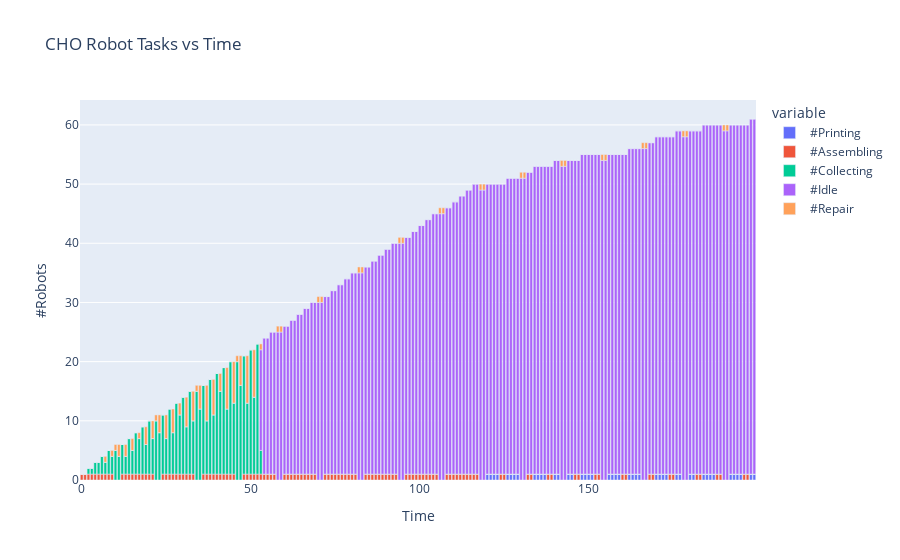
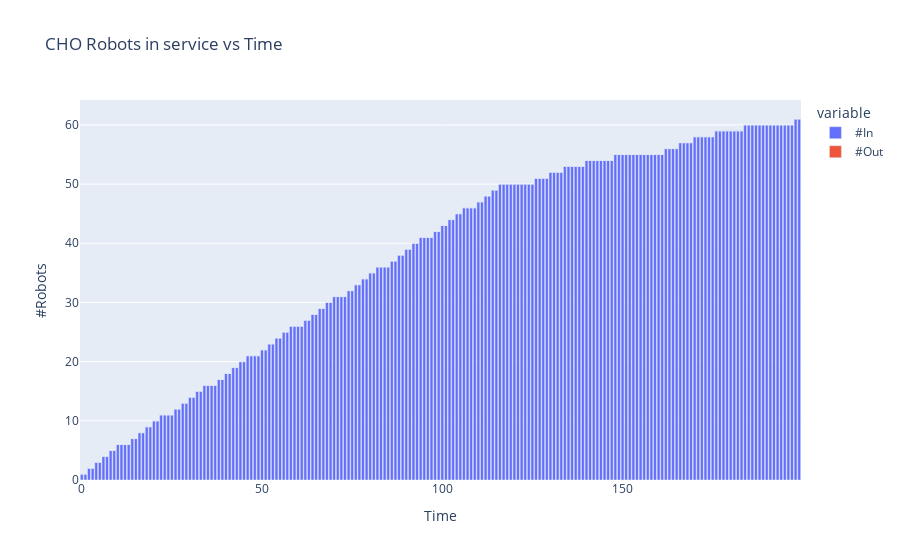
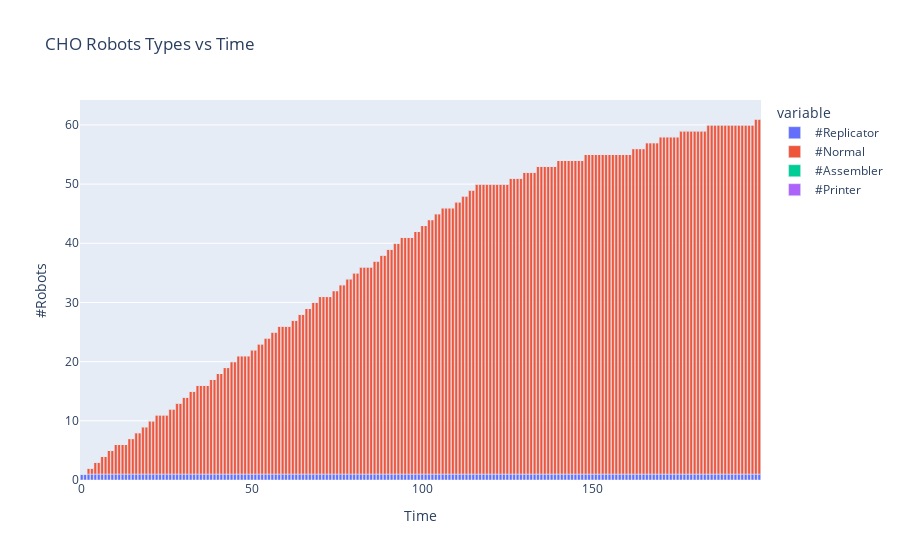
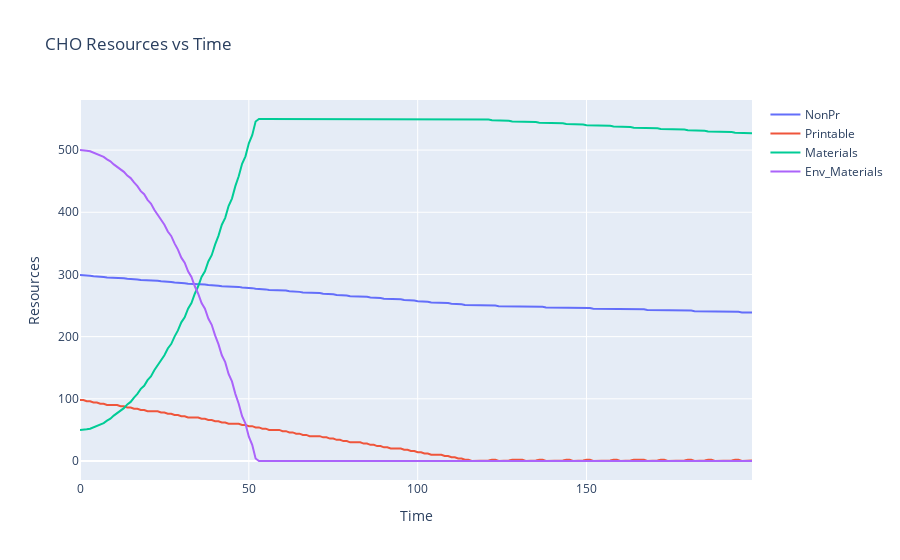

Notebook code for these charts, in order:
### Code cell
def main():
    global RiskThreshold,QualityThreshold,mc_num_steps,timesteps,mc
    RiskThreshold=0.3
    QualityThreshold=0.5
    mc_num_steps = 20
    timesteps = 200
    mc = False
    try:
        if mc:
            mcdf = SRRSmc("CHO",timesteps,mc_num_steps,True)
            display(mcdf)
            print(mcdf.columns)
            mean_mcdf = mcdf[['Print Capacity', 'Assembling Capacity', 'Collection Capacity', 'MTBF',
       'MTTR', 'MDT', 'Aoss','#In', '#Out','Average Build Quality of System']].mean()
            display(mean_mcdf)
        else:
            df,ram_df = SRRS("CHO",timesteps,True)    
    except Exception as err:
        print(f"Unexpected {err=}, {type(err)=}")
        raise

if __name__ == "__main__":
    main()

### Figure 1 — Plotly figure (JSON) as saved in the notebook; plotly's stock layout.template omitted (floating-point values rounded to 4 significant figures; data arrays with more than 128 entries replaced by an {"elided": "..."} marker saying what was removed)
{"data": [{"alignmentgroup": "True", "hovertemplate": "variable=#Printing<br>Time=%{x}<br>value=%{y}<extra></extra>", "legendgroup": "#Printing", "marker": {"color": "#636efa", "pattern": {"shape": ""}}, "name": "#Printing", "offsetgroup": "#Printing", "orientation": "v", "showlegend": true, "textposition": "auto", "type": "bar", "x": {"elided": "200 int values"}, "xaxis": "x", "y": {"elided": "200 int values"}, "yaxis": "y"}, {"alignmentgroup": "True", "hovertemplate": "variable=#Assembling<br>Time=%{x}<br>value=%{y}<extra></extra>", "legendgroup": "#Assembling", "marker": {"color": "#EF553B", "pattern": {"shape": ""}}, "name": "#Assembling", "offsetgroup": "#Assembling", "orientation": "v", "showlegend": true, "textposition": "auto", "type": "bar", "x": {"elided": "200 int values"}, "xaxis": "x", "y": {"elided": "200 int values"}, "yaxis": "y"}, {"alignmentgroup": "True", "hovertemplate": "variable=#Collecting<br>Time=%{x}<br>value=%{y}<extra></extra>", "legendgroup": "#Collecting", "marker": {"color": "#00cc96", "pattern": {"shape": ""}}, "name": "#Collecting", "offsetgroup": "#Collecting", "orientation": "v", "showlegend": true, "textposition": "auto", "type": "bar", "x": {"elided": "200 int values"}, "xaxis": "x", "y": {"elided": "200 int values"}, "yaxis": "y"}, {"alignmentgroup": "True", "hovertemplate": "variable=#Idle<br>Time=%{x}<br>value=%{y}<extra></extra>", "legendgroup": "#Idle", "marker": {"color": "#ab63fa", "pattern": {"shape": ""}}, "name": "#Idle", "offsetgroup": "#Idle", "orientation": "v", "showlegend": true, "textposition": "auto", "type": "bar", "x": {"elided": "200 int values"}, "xaxis": "x", "y": {"elided": "200 int values"}, "yaxis": "y"}, {"alignmentgroup": "True", "hovertemplate": "variable=#Repair<br>Time=%{x}<br>value=%{y}<extra></extra>", "legendgroup": "#Repair", "marker": {"color": "#FFA15A", "pattern": {"shape": ""}}, "name": "#Repair", "offsetgroup": "#Repair", "orientation": "v", "showlegend": true, "textposition": "auto", "type": "bar", "x": {"elided": "200 int values"}, "xaxis": "x", "y": {"elided": "200 int values"}, "yaxis": "y"}], "layout": {"barmode": "relative", "hovermode": "x", "legend": {"title": {"text": "variable"}, "tracegroupgap": 0}, "title": {"text": "CHO Robot Tasks vs Time"}, "xaxis": {"anchor": "y", "domain": [0, 1], "title": {"text": "Time"}}, "yaxis": {"anchor": "x", "domain": [0, 1], "title": {"text": "#Robots"}}}}

### Figure 2 — Plotly figure (JSON) as saved in the notebook; plotly's stock layout.template omitted (floating-point values rounded to 4 significant figures; data arrays with more than 128 entries replaced by an {"elided": "..."} marker saying what was removed)
{"data": [{"alignmentgroup": "True", "hovertemplate": "variable=#In<br>Time=%{x}<br>value=%{y}<extra></extra>", "legendgroup": "#In", "marker": {"color": "#636efa", "pattern": {"shape": ""}}, "name": "#In", "offsetgroup": "#In", "orientation": "v", "showlegend": true, "textposition": "auto", "type": "bar", "x": {"elided": "200 int values"}, "xaxis": "x", "y": {"elided": "200 int values"}, "yaxis": "y"}, {"alignmentgroup": "True", "hovertemplate": "variable=#Out<br>Time=%{x}<br>value=%{y}<extra></extra>", "legendgroup": "#Out", "marker": {"color": "#EF553B", "pattern": {"shape": ""}}, "name": "#Out", "offsetgroup": "#Out", "orientation": "v", "showlegend": true, "textposition": "auto", "type": "bar", "x": {"elided": "200 int values"}, "xaxis": "x", "y": {"elided": "200 int values"}, "yaxis": "y"}], "layout": {"barmode": "relative", "hovermode": "x", "legend": {"title": {"text": "variable"}, "tracegroupgap": 0}, "title": {"text": "CHO Robots in service vs Time"}, "xaxis": {"anchor": "y", "domain": [0, 1], "title": {"text": "Time"}}, "yaxis": {"anchor": "x", "domain": [0, 1], "title": {"text": "#Robots"}}}}

### Figure 3 — Plotly figure (JSON) as saved in the notebook; plotly's stock layout.template omitted (floating-point values rounded to 4 significant figures; data arrays with more than 128 entries replaced by an {"elided": "..."} marker saying what was removed)
{"data": [{"alignmentgroup": "True", "hovertemplate": "variable=#Replicator<br>Time=%{x}<br>value=%{y}<extra></extra>", "legendgroup": "#Replicator", "marker": {"color": "#636efa", "pattern": {"shape": ""}}, "name": "#Replicator", "offsetgroup": "#Replicator", "orientation": "v", "showlegend": true, "textposition": "auto", "type": "bar", "x": {"elided": "200 int values"}, "xaxis": "x", "y": {"elided": "200 int values"}, "yaxis": "y"}, {"alignmentgroup": "True", "hovertemplate": "variable=#Normal<br>Time=%{x}<br>value=%{y}<extra></extra>", "legendgroup": "#Normal", "marker": {"color": "#EF553B", "pattern": {"shape": ""}}, "name": "#Normal", "offsetgroup": "#Normal", "orientation": "v", "showlegend": true, "textposition": "auto", "type": "bar", "x": {"elided": "200 int values"}, "xaxis": "x", "y": {"elided": "200 int values"}, "yaxis": "y"}, {"alignmentgroup": "True", "hovertemplate": "variable=#Assembler<br>Time=%{x}<br>value=%{y}<extra></extra>", "legendgroup": "#Assembler", "marker": {"color": "#00cc96", "pattern": {"shape": ""}}, "name": "#Assembler", "offsetgroup": "#Assembler", "orientation": "v", "showlegend": true, "textposition": "auto", "type": "bar", "x": {"elided": "200 int values"}, "xaxis": "x", "y": {"elided": "200 int values"}, "yaxis": "y"}, {"alignmentgroup": "True", "hovertemplate": "variable=#Printer<br>Time=%{x}<br>value=%{y}<extra></extra>", "legendgroup": "#Printer", "marker": {"color": "#ab63fa", "pattern": {"shape": ""}}, "name": "#Printer", "offsetgroup": "#Printer", "orientation": "v", "showlegend": true, "textposition": "auto", "type": "bar", "x": {"elided": "200 int values"}, "xaxis": "x", "y": {"elided": "200 int values"}, "yaxis": "y"}], "layout": {"barmode": "relative", "hovermode": "x", "legend": {"title": {"text": "variable"}, "tracegroupgap": 0}, "title": {"text": "CHO Robots Types vs Time"}, "xaxis": {"anchor": "y", "domain": [0, 1], "title": {"text": "Time"}}, "yaxis": {"anchor": "x", "domain": [0, 1], "title": {"text": "#Robots"}}}}

### Figure 4 — Plotly figure (JSON) as saved in the notebook; plotly's stock layout.template omitted (floating-point values rounded to 4 significant figures; data arrays with more than 128 entries replaced by an {"elided": "..."} marker saying what was removed)
{"data": [{"mode": "lines", "name": "NonPr", "type": "scatter", "x": {"elided": "200 int values"}, "y": {"elided": "200 int values"}}, {"mode": "lines", "name": "Printable", "type": "scatter", "x": {"elided": "200 int values"}, "y": {"elided": "200 int values"}}, {"mode": "lines", "name": "Materials", "type": "scatter", "x": {"elided": "200 int values"}, "y": {"elided": "200 int values"}}, {"mode": "lines", "name": "Env_Materials", "type": "scatter", "x": {"elided": "200 int values"}, "y": {"elided": "200 int values"}}], "layout": {"hovermode": "x", "title": {"text": "CHO Resources vs Time"}, "xaxis": {"title": {"text": "Time"}}, "yaxis": {"title": {"text": "Resources"}}}}
